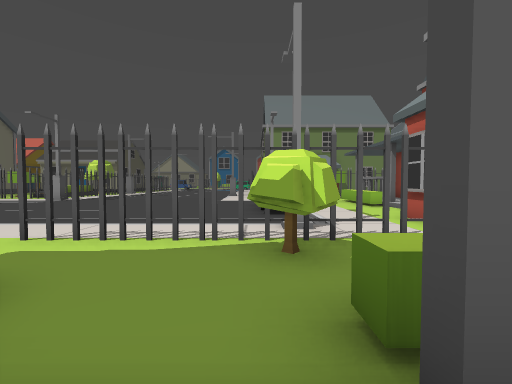
view 1 (above)

24 first-person views from a walk through a Unity game level. The camera is 1.4 m above the floor, tilts 2° down and sees 90° across. The floor is counted in squares, 2 m on a side. Each view is taken from the middle of a square. On the plan, view 1 faces up. The plan holds only what a view shows up to about 9 squares ahead; the rest is blank. The place goes on beyond the plan. The player character is not drawn. Some animated figures are not drawn.

view 2
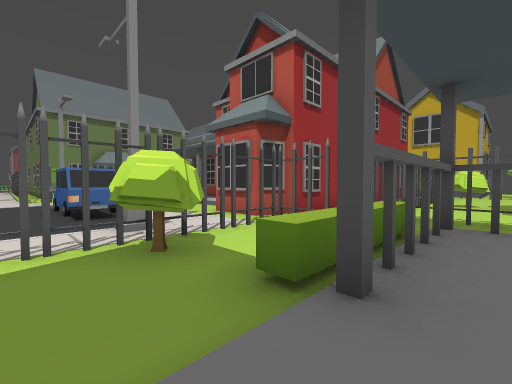

view 3
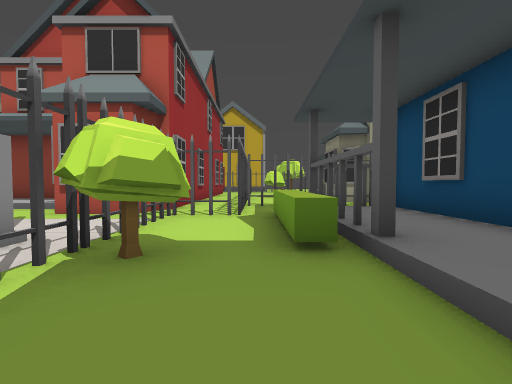

view 4
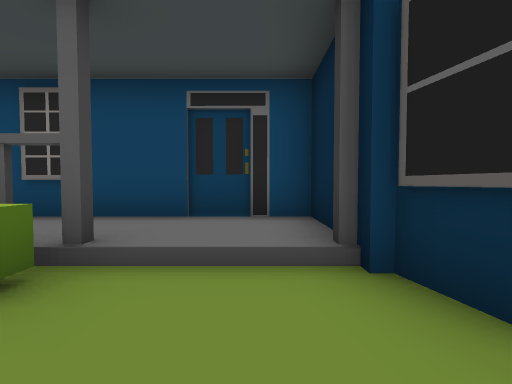

view 5
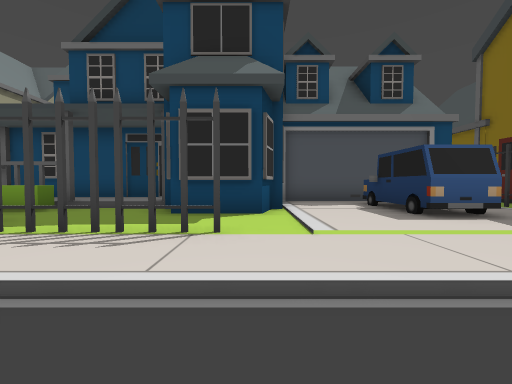

view 6
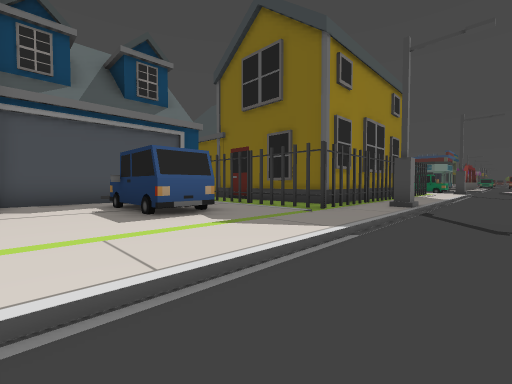

view 7
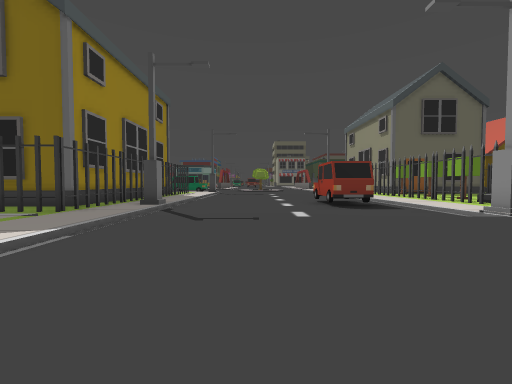

view 8
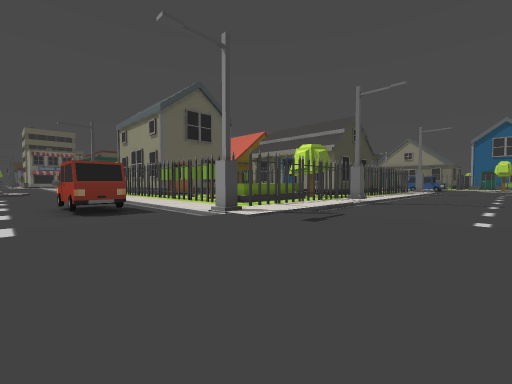

view 9
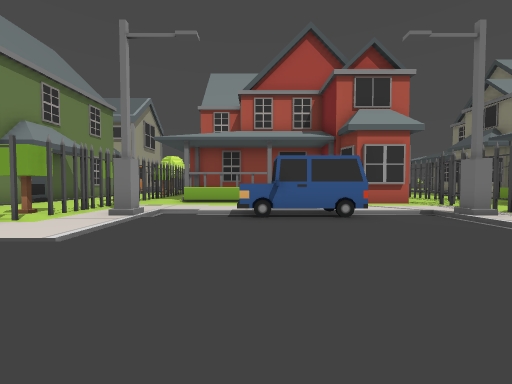

view 10
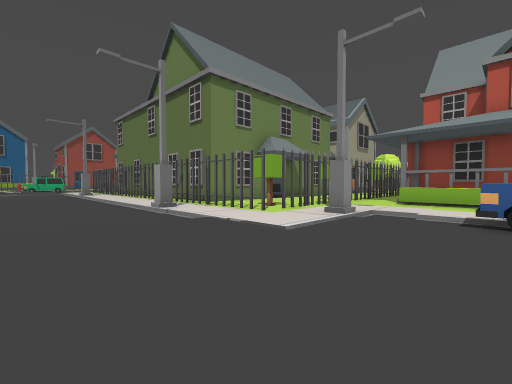

view 11
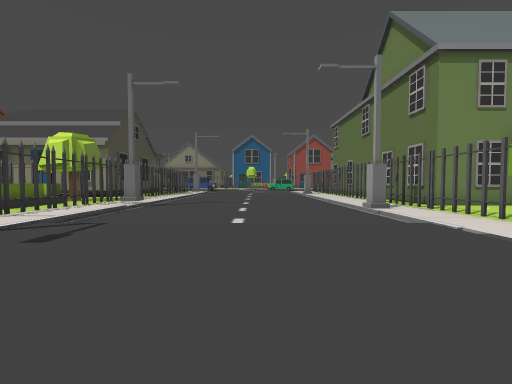

view 12
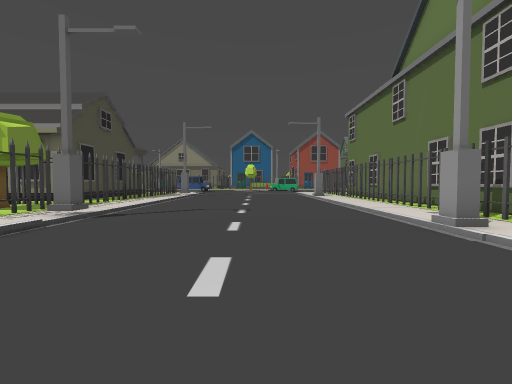

view 13
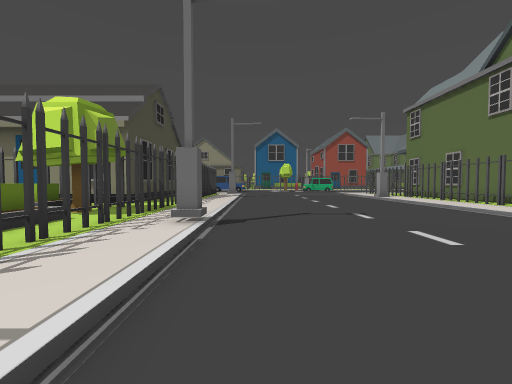

view 14
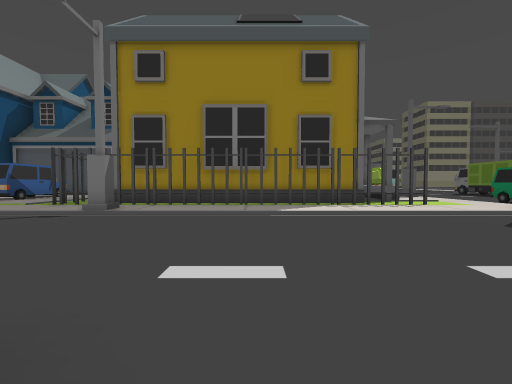

view 15
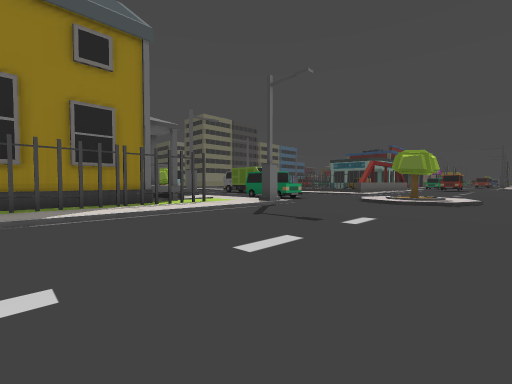

view 16
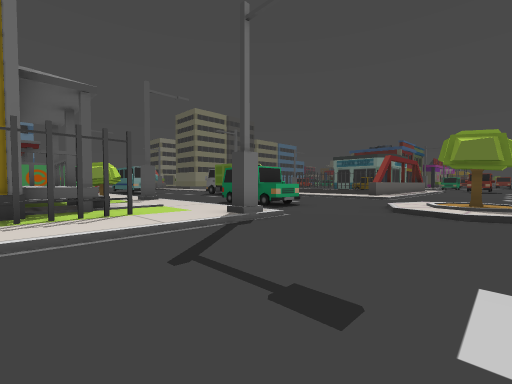

view 17
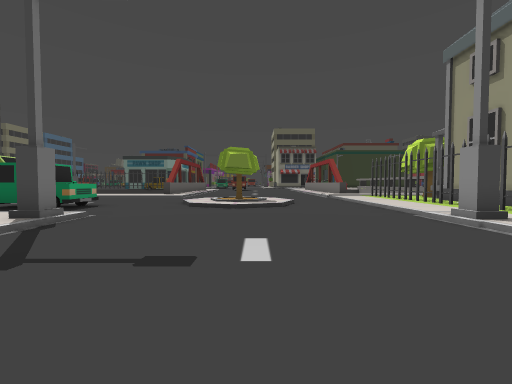

view 18
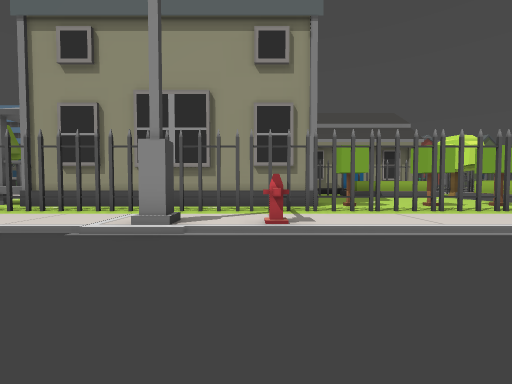

view 19
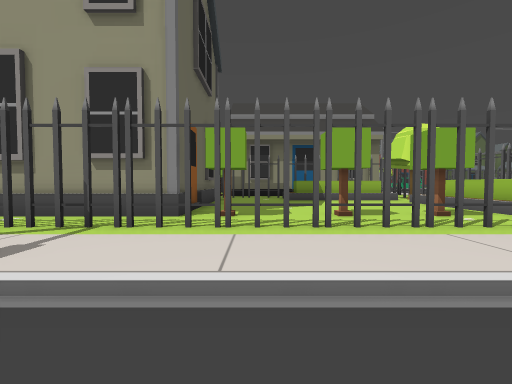

view 20
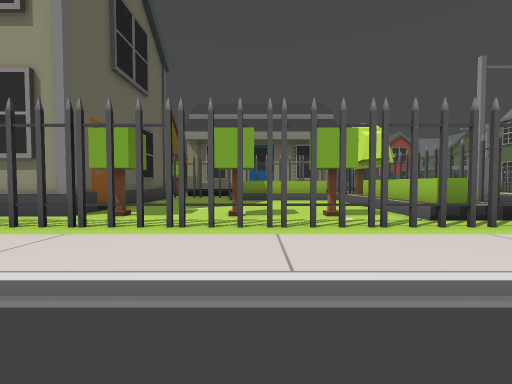

view 21
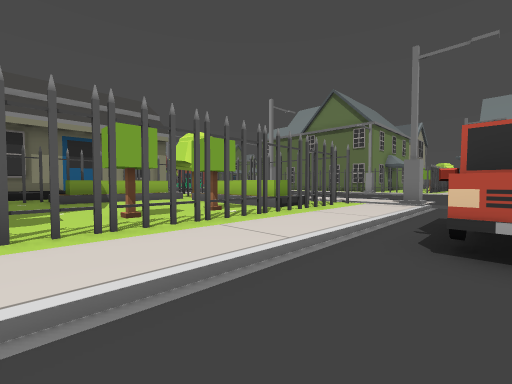

view 22
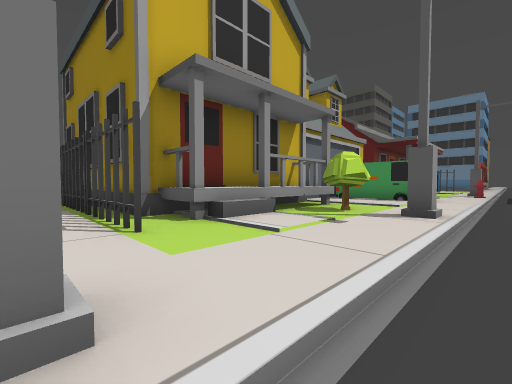

view 23
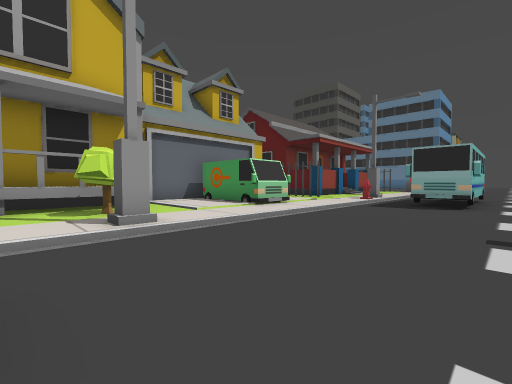

view 24
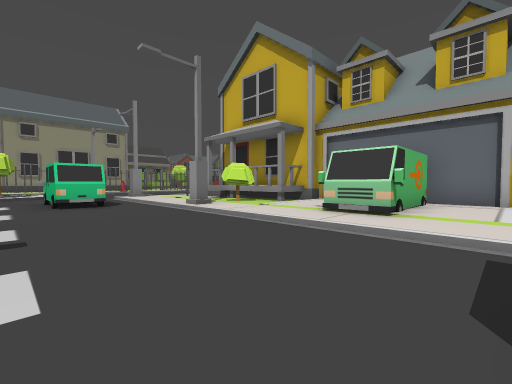

### Floor plan
Key: @ floor where view 1 was taken; # wall or solid block; x gap in a wall; . main floor; : floor 0.25 m higher than the main floor; - floor 0.25 m lower than the main floor; + floor 1 m higher than the main floor; / step, stairs or slope; T thing the floor can be seen under or through; R tree; C car; H hydrant; A van; O other object.
Columns run from 27 left of view 1 to 7 right of it. Each row starts with its distance up from view 1.
 23                ## /------/.##
 22          ########./------/.##
 21            OOOO #./------/.##
 20        # ./////R#./------/.##
 19        #......//#.#------/.##
 18        #......OO#./------/.#####
 17        #......OO#./------#.#....
 16 ########R..RR.OO#./------/.#...
 15 ................#./------/..R..
 14 ..#.TTTTTTTTTT.#........./.. x#
 13 ..../TH..........#..........#...#
 12 ------------------........./-/.OO
 11 ------------CCC---........./-..O# #
 10 //-----------CC---.........CC.  O:#
  9 ///---------------.........C .../:#
  8 R//---------------/////....CC.../
  7 ./---------------------------...
  6 -----------------------------..#
  5 ----#..........#............T..##
  4 -CC-...##########.......#.TTTx##
  3 -CC-...#########.#.CC......RR..#
  2 -CC-../+#      #.#.CC..##......##
  1 ----..###      #.x. C..###//OOOO#
  0 ----#RR##      #.#  C..  #:@:::##
 -1 ----..R##      #   ####  #######
 -2 ----....#
 -3 ----....#
 -4 ----.AAA#
 -5 ----.AAA#
 -6 ----....#
 -7 ----....#

Where each view was taken, in squares from view 1:
view 1: 0 up, 0 right, facing up
view 2: 0 up, 1 left, facing up-right
view 3: 2 up, 2 left, facing right
view 4: 3 up, 1 left, facing down
view 5: 7 up, 4 left, facing down
view 6: 7 up, 5 left, facing down-left
view 7: 8 up, 5 left, facing left
view 8: 9 up, 5 left, facing up-left
view 9: 10 up, 5 left, facing right
view 10: 10 up, 5 left, facing up-right
view 11: 10 up, 5 left, facing up
view 12: 13 up, 5 left, facing up
view 13: 14 up, 8 left, facing up
view 14: 11 up, 16 left, facing down
view 15: 11 up, 16 left, facing down-left
view 16: 9 up, 19 left, facing down-left
view 17: 9 up, 18 left, facing left
view 18: 9 up, 21 left, facing up
view 19: 11 up, 18 left, facing up
view 20: 11 up, 16 left, facing up
view 21: 11 up, 18 left, facing up-right
view 22: 5 up, 24 left, facing down-right
view 23: 1 up, 27 left, facing down-right
view 24: 7 down, 27 left, facing up-right
